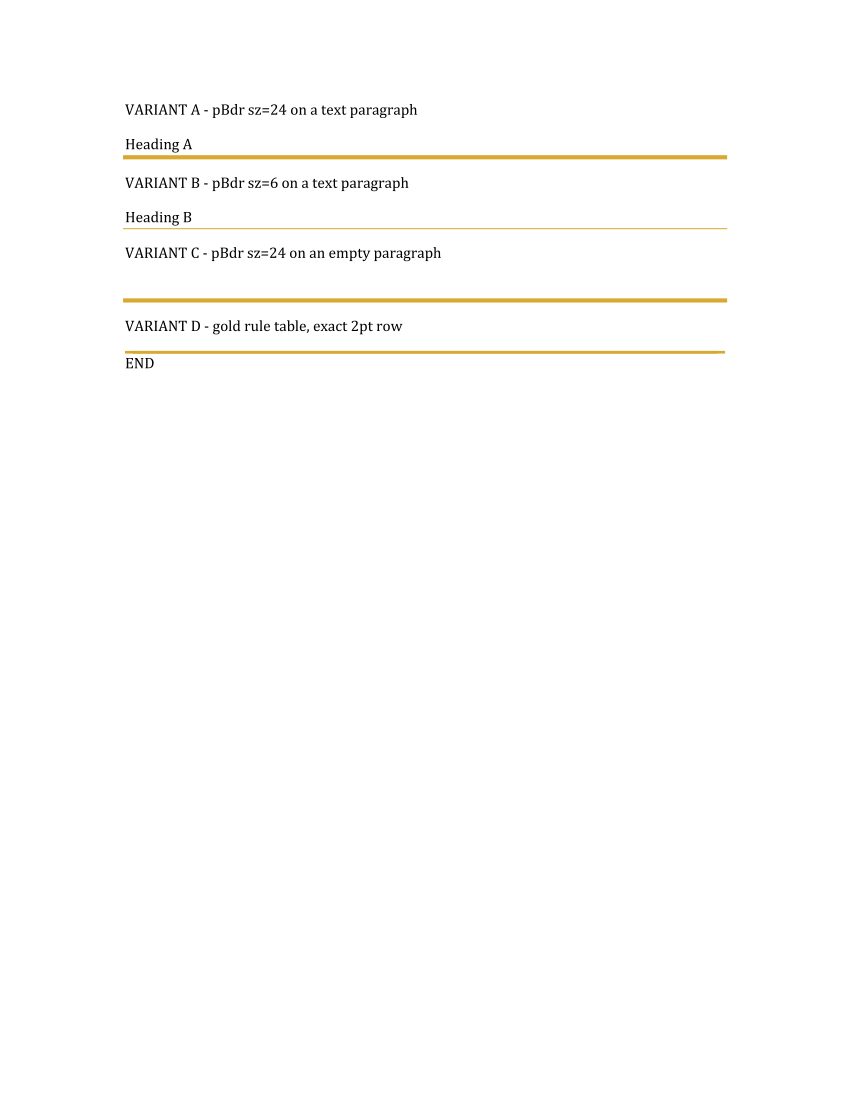

Write the Python code that produced this figure.
"""Build a minimal .docx with paragraph-border variants for a Word round trip."""

import os

from docx import Document
from docx.enum.table import WD_ROW_HEIGHT_RULE, WD_TABLE_ALIGNMENT
from docx.oxml import OxmlElement
from docx.oxml.ns import qn
from docx.shared import Pt

ROOT = os.path.dirname(os.path.abspath(__file__))
TARGET = os.path.join(ROOT, "_tmp_isolate.docx")
GOLD = "D8A830"

AFTER_PBDR = (
    "w:shd", "w:tabs", "w:suppressAutoHyphens", "w:kinsoku", "w:wordWrap",
    "w:overflowPunct", "w:topLinePunct", "w:autoSpaceDE", "w:autoSpaceDN",
    "w:bidi", "w:adjustRightInd", "w:snapToGrid", "w:spacing", "w:ind",
    "w:contextualSpacing", "w:mirrorIndents", "w:suppressOverlap", "w:jc",
    "w:textDirection", "w:textAlignment", "w:textboxTightWrap", "w:outlineLvl",
    "w:divId", "w:cnfStyle", "w:rPr", "w:sectPr",
)


def add_bottom_border(paragraph, size):
    properties = paragraph._p.get_or_add_pPr()
    borders = OxmlElement("w:pBdr")
    bottom = OxmlElement("w:bottom")
    bottom.set(qn("w:val"), "single")
    bottom.set(qn("w:sz"), size)
    bottom.set(qn("w:space"), "0")
    bottom.set(qn("w:color"), GOLD)
    borders.append(bottom)
    properties.insert_element_before(borders, *AFTER_PBDR)


def add_rule_table(document, height_pt):
    table = document.add_table(rows=1, cols=1)
    table.alignment = WD_TABLE_ALIGNMENT.CENTER
    table.autofit = False
    borders = OxmlElement("w:tblBorders")
    for edge in ("top", "left", "bottom", "right", "insideH", "insideV"):
        node = OxmlElement("w:" + edge)
        node.set(qn("w:val"), "nil")
        borders.append(node)
    table._tbl.tblPr.append(borders)

    row = table.rows[0]
    row.height = Pt(height_pt)
    row.height_rule = WD_ROW_HEIGHT_RULE.EXACTLY
    cell = row.cells[0]
    shading = OxmlElement("w:shd")
    shading.set(qn("w:val"), "clear")
    shading.set(qn("w:color"), "auto")
    shading.set(qn("w:fill"), GOLD)
    cell._tc.get_or_add_tcPr().append(shading)
    cell.paragraphs[0].paragraph_format.space_after = Pt(0)
    run = cell.paragraphs[0].add_run("")
    run.font.size = Pt(1)


def main():
    document = Document()
    document.add_paragraph("VARIANT A - pBdr sz=24 on a text paragraph")
    first = document.add_paragraph("Heading A")
    add_bottom_border(first, "24")

    document.add_paragraph("VARIANT B - pBdr sz=6 on a text paragraph")
    second = document.add_paragraph("Heading B")
    add_bottom_border(second, "6")

    document.add_paragraph("VARIANT C - pBdr sz=24 on an empty paragraph")
    empty = document.add_paragraph()
    add_bottom_border(empty, "24")

    document.add_paragraph("VARIANT D - gold rule table, exact 2pt row")
    add_rule_table(document, 2)

    document.add_paragraph("END")
    document.save(TARGET)
    print("SAVED %s" % TARGET)


if __name__ == "__main__":
    main()
